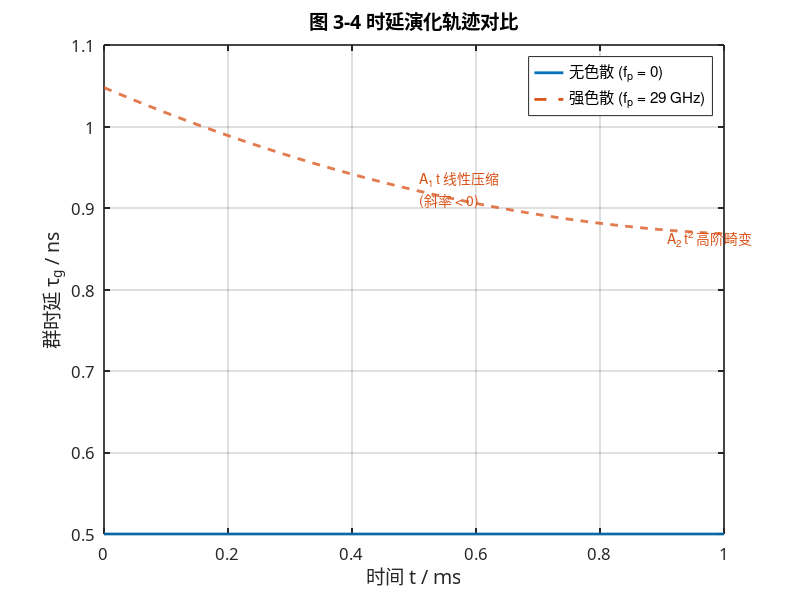

Source code (MATLAB):
%% plot_fig_3_4.m
% 论文图 3-4：时延演化轨迹对比（无色散 vs 强色散）
% 生成日期：2026-01-06
% 对应章节：3.3.1 群时延的二阶泰勒级数展开与时变时延模型

clear; clc; close all;

%% 1. 参数设置（与 thesis-code 保持一致）
c = 3e8;                    % 光速 (m/s)
epsilon_0 = 8.854e-12;      % 真空介电常数
m_e = 9.109e-31;            % 电子质量 (kg)
q_e = 1.602e-19;            % 电子电量 (C)

% 雷达参数
f0 = 33e9;                  % 起始频率 (Hz)
omega_0 = 2*pi*f0;          % 起始角频率 (rad/s)
B = 3e9;                    % 带宽 (Hz)
T_m = 1e-3;                 % 扫频周期 (s)
mu = 2*pi*B/T_m;            % 角频率调频斜率 (rad/s^2)

% 等离子体参数
d = 0.15;                   % 等离子体厚度 (m)
nu_e = 1.5e9;               % 碰撞频率 (Hz)

% 情况1：无色散（f_p = 0）
f_p_ideal = 0;
omega_p_ideal = 2*pi*f_p_ideal;

% 情况2：强色散（f_p = 29 GHz）
f_p_strong = 29e9;
omega_p_strong = 2*pi*f_p_strong;

%% 2. 计算时变群时延

% 时间向量
t = linspace(0, T_m, 1000);

% 无色散情况：tau_g(t) = A_0（常数）
A0_ideal = d/c;
tau_g_ideal = A0_ideal * ones(size(t));

% 强色散情况：tau_g(t) = A_0 + A_1*t + A_2*t^2
% 计算展开系数
A0_strong = (d/c) / sqrt(1 - (omega_p_strong/omega_0)^2);

% 一阶色散系数 tau_1
tau_1_strong = -(d/c) * (omega_p_strong^2 / omega_0^3) * ...
               (1 - (omega_p_strong/omega_0)^2)^(-3/2);

% 二阶色散系数 tau_2
tau_2_strong = (3*d/c) * (omega_p_strong^2 / omega_0^4) * ...
               (1 - omega_p_strong^2/(3*omega_0^2)) * ...
               (1 - (omega_p_strong/omega_0)^2)^(-5/2);

% 展开系数
A1_strong = mu * tau_1_strong;
A2_strong = 0.5 * mu^2 * tau_2_strong;

% 时变时延
tau_g_strong = A0_strong + A1_strong*t + A2_strong*t.^2;

%% 3. 绘图

figure('Position', [100, 100, 800, 600]);

% 论文标准颜色
color_ideal = [0.0000, 0.4470, 0.7410];   % 蓝色
color_strong = [0.8500, 0.3250, 0.0980];  % 橙色

% 绘制曲线
plot(t*1e3, tau_g_ideal*1e9, '-', 'Color', color_ideal, 'LineWidth', 2.0, ...
     'DisplayName', '无色散 (f_p = 0)');
hold on;
plot(t*1e3, tau_g_strong*1e9, '--', 'Color', color_strong, 'LineWidth', 2.0, ...
     'DisplayName', sprintf('强色散 (f_p = %.0f GHz)', f_p_strong/1e9));

% 标注关键特征
% 标注线性压缩效应（A_1*t项）
idx_mid = round(length(t)/2);
text(t(idx_mid)*1e3, tau_g_strong(idx_mid)*1e9, ...
     sprintf('  A_1 t 线性压缩\n  (斜率 < 0)'), ...
     'FontSize', 10, 'Color', color_strong);

% 标注高阶畸变（A_2*t^2项）
idx_end = round(length(t)*0.9);
text(t(idx_end)*1e3, tau_g_strong(idx_end)*1e9, ...
     '  A_2 t^2 高阶畸变', ...
     'FontSize', 10, 'Color', color_strong, 'VerticalAlignment', 'top');

% 图表设置
set(gca, 'FontName', 'SimHei', 'FontSize', 12);
set(gca, 'LineWidth', 1.2);
grid on; box on;

xlabel('时间 t / ms', 'FontSize', 14, 'FontName', 'SimHei');
ylabel('群时延 \tau_g / ns', 'FontSize', 14, 'FontName', 'SimHei');
title('图 3-4 时延演化轨迹对比', 'FontSize', 14, 'FontName', 'SimHei', 'FontWeight', 'bold');

legend('Location', 'northeast', 'FontSize', 11);

fprintf('图 3-4 生成完成！\n');
fprintf('  - 无色散时延: %.3f ns (恒定)\n', A0_ideal*1e9);
fprintf('  - 强色散起始时延: %.3f ns\n', A0_strong*1e9);
fprintf('  - 线性系数 A1: %.3e s^-1\n', A1_strong);
fprintf('  - 二次系数 A2: %.3e s^-2\n', A2_strong);
